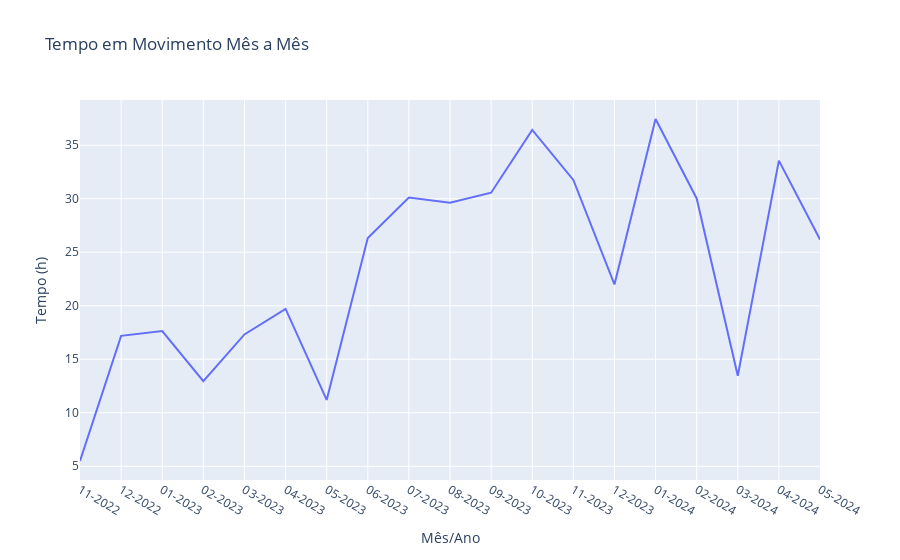

The code cell stored with this chart in its notebook:
### Code cell
# Qual é o tempo em movimento mês a mês?
# Agrupando pela coluna mês/ano e somando os segundos gastos na atividade
tempo_em_movimento = df.groupby("ano_mes")['duracao'].sum().reset_index()

# Ordenando os dados
tempo_em_movimento["ano_mes"] = pd.to_datetime(tempo_em_movimento["ano_mes"], format="%m-%Y")
tempo_em_movimento.sort_values(by="ano_mes", inplace=True)
tempo_em_movimento["ano_mes"] = tempo_em_movimento["ano_mes"].dt.strftime("%m-%Y")

# Convertendo segundos -> horas
tempo_em_movimento["duracao"] = tempo_em_movimento["duracao"] / 3600 
tempo_em_movimento.columns = ["Mês/Ano", "Tempo (h)"]

# 5. Plotar o gráfico de linhas
fig = px.line(tempo_em_movimento, x='Mês/Ano', y='Tempo (h)', title='Tempo em Movimento Mês a Mês')

# Mostrar o gráfico
fig.show()

### Figure 1 — Plotly figure (JSON) as saved in the notebook; plotly's stock layout.template omitted (floating-point values rounded to 4 significant figures)
{"data": [{"hovertemplate": "Mês/Ano=%{x}<br>Tempo (h)=%{y}<extra></extra>", "legendgroup": "", "line": {"color": "#636efa", "dash": "solid"}, "marker": {"symbol": "circle"}, "mode": "lines", "name": "", "orientation": "v", "showlegend": false, "type": "scatter", "x": ["11-2022", "12-2022", "01-2023", "02-2023", "03-2023", "04-2023", "05-2023", "06-2023", "07-2023", "08-2023", "09-2023", "10-2023", "11-2023", "12-2023", "01-2024", "02-2024", "03-2024", "04-2024", "05-2024"], "xaxis": "x", "y": [5.494, 17.19, 17.63, 12.95, 17.32, 19.7, 11.2, 26.32, 30.12, 29.63, 30.56, 36.43, 31.76, 21.99, 37.45, 30.03, 13.46, 33.56, 26.2], "yaxis": "y"}], "layout": {"legend": {"tracegroupgap": 0}, "title": {"text": "Tempo em Movimento Mês a Mês"}, "xaxis": {"anchor": "y", "domain": [0, 1], "title": {"text": "Mês/Ano"}}, "yaxis": {"anchor": "x", "domain": [0, 1], "title": {"text": "Tempo (h)"}}}}
